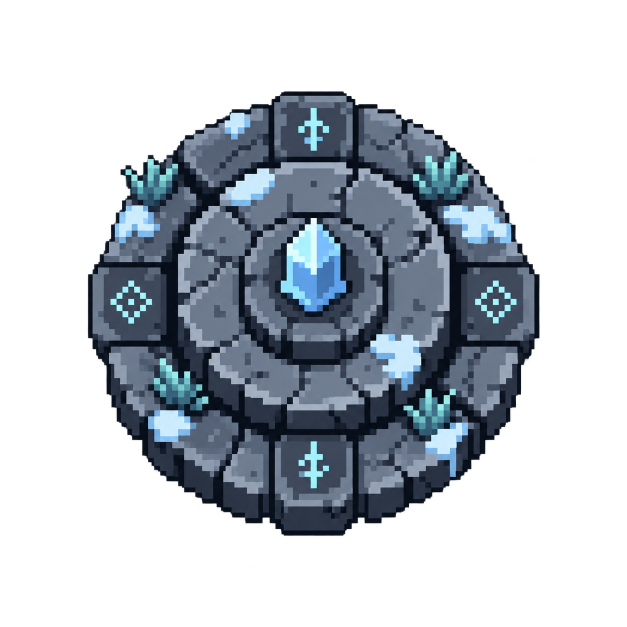
#> input picture my/first_light/assets/scenery/source/E1_cutout.png, 1254 x 1254 px (shown at 1/2 size); its folder holds only this picture in this run
$ python prepare_scenery_assets.py
#> lines starting #> are read from the running program, lines starting #| are printed output that depends on the picture
"""Compile approved transparent cutouts into bounded RGB565 game resources."""
from pathlib import Path
from PIL import Image
import struct,json,hashlib
ROOT=Path(__file__).resolve().parents[1]
OUT=ROOT/'assets/scenery'
def sprite(name,size,pad):
#> called with name = 'E1', size = 128, pad = 2
    image=Image.open(OUT/'source'/f'{name}_cutout.png').convert('RGBA')
#> image is the input picture: PIL image 1254x1254 RGBA; mean R, G, B, A 31, 37.6, 44.8, 97.6
    alpha=image.getchannel('A');assert alpha.getextrema()[0]==0 and alpha.getextrema()[1]==255
#> after `alpha = image.getchannel('A')`:
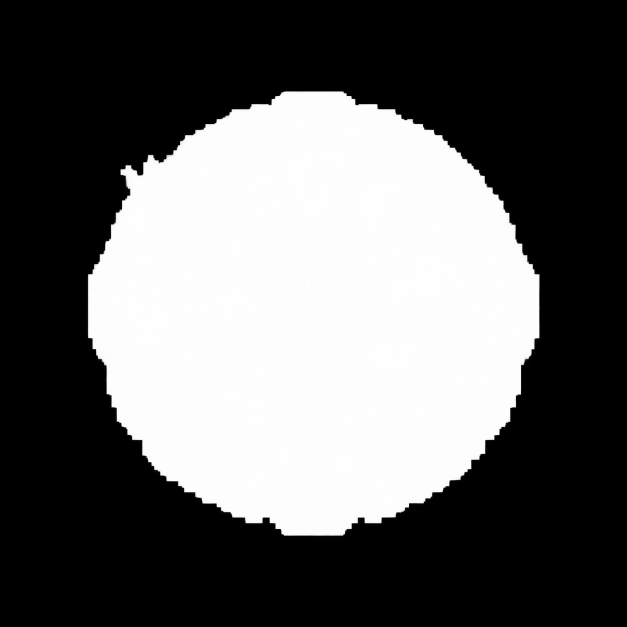
#> alpha: PIL image 1254x1254 L (shown at 1/2 size); min 0, max 255, mean 97.6
    box=alpha.point(lambda a:255 if a>=128 else 0).getbbox();assert box
#> after `box = alpha.point(lambda a: 255 if a >= 128 else 0).getbbox()`: box = (176, 183, 1079, 1071)
    crop=image.crop(box)
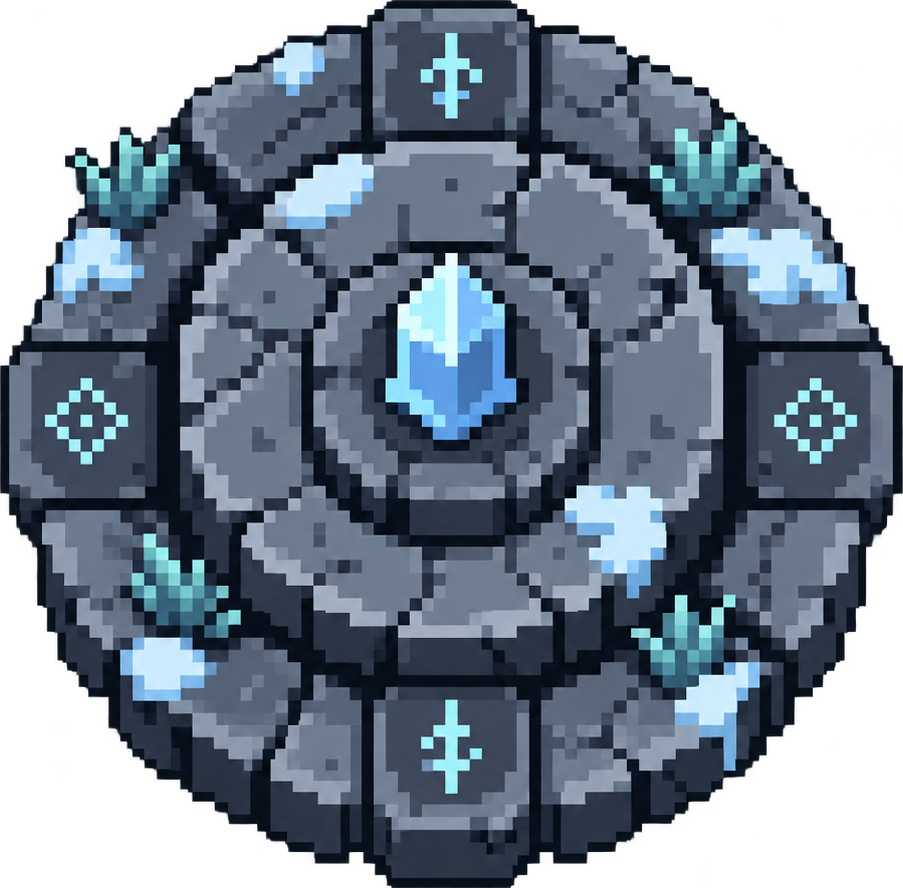
#> crop: PIL image 903x888 RGBA; mean R, G, B, A 60.7, 73.7, 87.8, 191.3; transparent parts drawn white
    scale=min((size-2*pad)/crop.width,(size-2*pad)/crop.height)
#> scale = 0.137
    w=max(1,round(crop.width*scale));h=max(1,round(crop.height*scale))
#> after `w = max(1, round(crop.width * scale))`: w = 124
#> after `h = max(1, round(crop.height * scale))`: h = 122
    reduced=crop.resize((w,h),Image.Resampling.NEAREST)
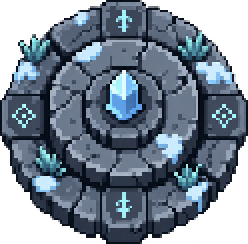
#> reduced: PIL image 124x122 RGBA (shown 2 times larger); mean R, G, B, A 60.9, 73.9, 88, 191.5; transparent parts drawn white
    pixels=[(0,0,0,0)]*(size*size);ox=(size-w)//2;oy=(size-h)//2
#> after `ox = (size - w) // 2`: ox = 2
#> after `oy = (size - h) // 2`: oy = 3
    for y in range(h):
        for x in range(w):
            p=reduced.getpixel((x,y))
            if p[3]>=128:pixels[(oy+y)*size+ox+x]=(*p[:3],255)
#> after the loop, pixels = 16384 items, first 6: (0, 0, 0, 0), (0, 0, 0, 0), (0, 0, 0, 0), (0, 0, 0, 0), (0, 0, 0, 0), (0, 0, 0, 0)
    return pixels
def main():
    # Keep the same 2px transparent margin; radius grows by one 32px brick.
    rgba=[sprite('E1',128,2)]
    sizes=[128]
    # One shared modest palette, RGB565 storage; zero remains Color Key.
    rgb=Image.new('RGB',(sum(map(len,rgba)),1));opaque=[];at=0
    for frame in rgba:
        for p in frame:
            rgb.putpixel((at,0),p[:3]);opaque.append(bool(p[3]));at+=1
#> this loop made 1 pass
#> after the loop, at = 16384; opaque = 16384 items, first 6: False, False, False, False, False, False
    q=rgb.quantize(colors=48,method=Image.Quantize.MEDIANCUT,dither=Image.Dither.NONE).convert('RGB')
    packed=[]
    for i,visible in enumerate(opaque):
        r,g,b=q.getpixel((i,0));packed.append(((((r>>3)<<11)|((g>>2)<<5)|(b>>3)) or 1) if visible else 0)
#> after the loop, packed = 16384 values, max 55167 at index 1193, min 0 at index 0, mean 14410.9
    frames=[];at=0
    for size in sizes:frames.append(packed[at:at+size*size]);at+=size*size
#> after the loop, at = 16384; frames = 1 item
    palette=sorted(set(packed));assert len(palette)<=64
#> after `palette = sorted(set(packed))`: palette = 42 values from 0 to 55167
    lookup={p:i for i,p in enumerate(palette)};tokens=[];meta=[];byte_offset=0
#> after `lookup = {p: i for i, p in enumerate(palette)}`: lookup = 42 items
    for size,frame in zip(sizes,frames):
        begin=len(tokens);i=0
        while i<len(frame):
            run=1
            while i+run<len(frame)and frame[i+run]==frame[i]and run<1023:run+=1
            tokens.append((run<<6)|lookup[frame[i]]);i+=run
        pts=[(i%size,i//size)for i,p in enumerate(frame)if p]
        bounds=[min(x for x,y in pts),min(y for x,y in pts),max(x for x,y in pts)+1,max(y for x,y in pts)+1]
        meta.append([byte_offset,begin,len(tokens),size,*bounds]);byte_offset+=size*size*2
#> this loop made 1 pass
#> (size, begin, bounds, byte_offset) on pass 1: (128, 0, [2, 3, 126, 125], 32768)
#> after the loop, byte_offset = 32768; meta = [[0, 0, 7165, 128, 2, 3, 126, 125]]; tokens = 7165 values, max 28096 at index 0, min 64 at index 36, mean 165.9
    assert byte_offset==32768
    assert [palette[t&63]for t in tokens for _ in range(t>>6)]==packed
    def array(name,values):
        return f'static const uint16_t {name}[{len(values)}]={{\n'+''.join('    '+','.join(map(str,values[i:i+16]))+',\n'for i in range(0,len(values),16))+'};\n'
    header='''#ifndef SCENERY_ASSETS_H
#define SCENERY_ASSETS_H
#include <stdint.h>
#define SCENERY_ASSET_BASE (ASSET_BASE+0x20000u)
#define SCENERY_ASSET_BYTES 32768u
#define SCENERY_ALTAR_SIZE 128u
#define SCENERY_FRAME_COUNT 1u
#define SCENERY_ALTAR 0u
typedef struct {uint16_t offset,begin,end;uint8_t size,left,top,right,bottom;} SceneryFrame;
'''
    header+=array('scenery_palette',palette)+array('scenery_rle',tokens)
    header+='static const SceneryFrame scenery_frames[1]={\n'+''.join('    {'+','.join(map(str,m))+'},\n'for m in meta)+'};\n#endif\n'
    (ROOT/'software/scenery_assets.h').write_text(header,encoding='utf-8')
    raw=b''.join(struct.pack('<H',p)for p in packed);(OUT/'scenery.rgb565').write_bytes(raw)
    # Small previews are compiler outputs, not new artistic variants.
    for n,(frame,size)in enumerate(zip(frames,sizes)):
        im=Image.new('RGBA',(size,size))
        im.putdata([(((p>>11)&31)*255//31,((p>>5)&63)*255//63,(p&31)*255//31,255 if p else 0)for p in frame])
        im.save(OUT/f'frame_{n}.png')
#> this loop made 1 pass
#> size on pass 1: 128
#> pass 1, in main, `im.save(OUT/f'frame_{n}.png')`:
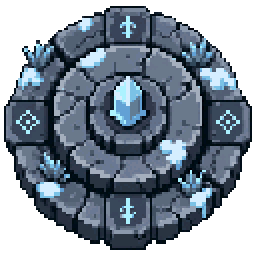
#> saved as frame_0.png: PIL image 128x128 RGBA (shown 2 times larger); mean R, G, B, A 55.4, 67, 79.5, 178.1; transparent parts drawn white
    manifest={'selected':['E1'],'palette_colors':len(palette),'ddr_bytes':byte_offset,
              'compressed_bytes':2*(len(palette)+len(tokens))+12*len(meta),'frames':meta,
              'sha256':hashlib.sha256(raw).hexdigest(),'format':'RGB565 little-endian, Color Key 0',
              'ddr_base':'0x01220000'}
    (OUT/'manifest.json').write_text(json.dumps(manifest,indent=2))
    print('SCENERY ASSETS:',json.dumps({k:manifest[k]for k in ['selected','palette_colors','ddr_bytes','compressed_bytes']}))
#| SCENERY ASSETS: {"selected": ["E1"], "palette_colors": 42, "ddr_bytes": 32768, "compressed_bytes": 14426}
if __name__=='__main__':main()
